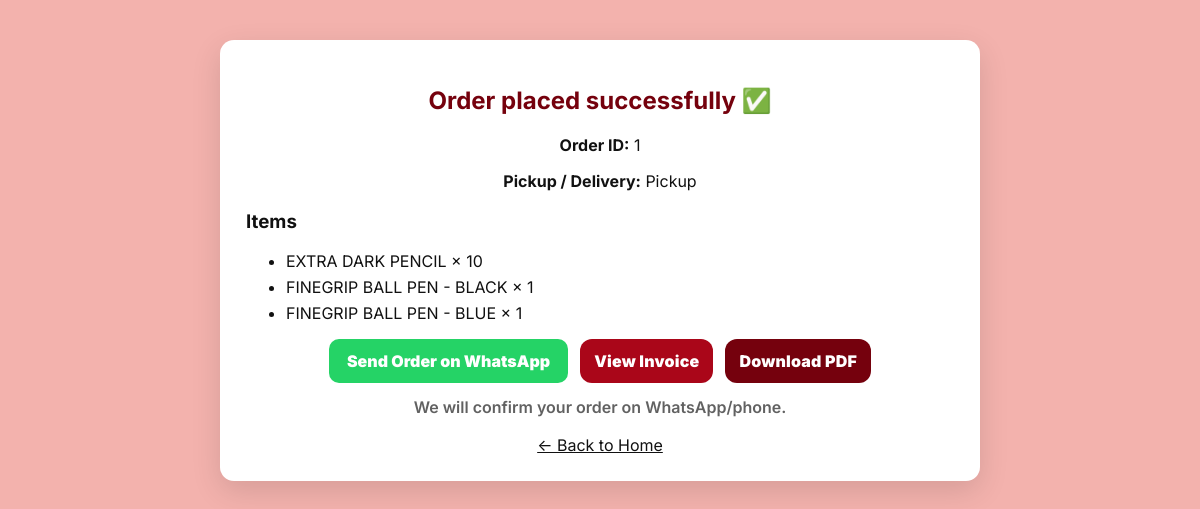
Screenshot of /order/success/1/ (signed in) with the database file from the repository.
### orders/models.py (models this page shows, shortened)
class Order(models.Model):
    FULFILLMENT_CHOICES = [
        ("pickup", "Pickup"),
        ("delivery", "Delivery"),
        ("both", "Pickup or Delivery"),
    ]
    STATUS_CHOICES = [
        ("New", "New"),
        ("Confirmed", "Confirmed"),
        ("Packed", "Packed"),
        ("Out for Delivery", "Out for Delivery"),
        ("Delivered", "Delivered"),
        ("Cancelled", "Cancelled"),
    ]
    user = models.ForeignKey(User, on_delete=models.CASCADE)
    fulfillment = models.CharField(max_length=20, choices=FULFILLMENT_CHOICES, default="pickup")
    phone = models.CharField(max_length=20, blank=True)
    whatsapp = models.CharField(max_length=20, blank=True)  # customer whatsapp
    address = models.TextField(blank=True)
    notes = models.TextField(blank=True)
    status = models.CharField(max_length=30, choices=STATUS_CHOICES, default="New")
    created_at = models.DateTimeField(auto_now_add=True)

class OrderItem(models.Model):
    order = models.ForeignKey(Order, on_delete=models.CASCADE, related_name="items")
    product = models.ForeignKey(Product, on_delete=models.PROTECT)
    qty = models.PositiveIntegerField(default=1)

### catalog/models.py (models this page shows, shortened)
class Product(models.Model):
    brand = models.ForeignKey(Brand, on_delete=models.PROTECT, related_name="products")
    category = models.ForeignKey(Category, on_delete=models.PROTECT, related_name="products")
    name = models.CharField(max_length=200)                       # English name
    name_te = models.CharField(max_length=220, blank=True)         # Telugu name
    description = models.TextField(blank=True)                     # English
    description_te = models.TextField(blank=True)                  # Telugu
    price = models.DecimalField(max_digits=10, decimal_places=2)
    stock_quantity = models.PositiveIntegerField(default=0)
    image = models.ImageField(upload_to="products/", blank=True, null=True)  # main image
    is_active = models.BooleanField(default=True)
    created_at = models.DateTimeField(auto_now_add=True)
    updated_at = models.DateTimeField(auto_now=True)
    class Meta:
        ordering = ["name"]

### orders/views.py (the view)
# urls.py: path("order/success/<int:order_id>/", views.order_success, name="order_success"),
@login_required
def order_success(request, order_id):
    order = get_object_or_404(Order, id=order_id, user=request.user)
    lines = []
    lines.append(f"New Order #{order.id}")
    lines.append(f"Customer: {order.user.username}")
    lines.append(f"Phone: {order.phone}")
    lines.append(f"Customer WhatsApp: {order.whatsapp}")
    lines.append(f"Fulfillment: {order.get_fulfillment_display()}")
    if order.address:
        lines.append(f"Address: {order.address}")
    if order.notes:
        lines.append(f"Notes: {order.notes}")
    lines.append("")
    lines.append("Items:")
    for item in order.items.all():
        lines.append(f"- {item.product.name} × {item.qty}")
    lines.append("")
    lines.append("Please confirm this order.")
    message = "\n".join(lines)
    shop_url = f"https://wa.me/{digits_only(settings.WHATSAPP_ORDER_NUMBER)}?text={urllib.parse.quote(message)}"
    return render(request, "orders/order_success.html", {
        "order": order,
        "whatsapp_url": shop_url
    })

### orders/views.py (called while the page is built)
def digits_only(s: str) -> str:
    return "".join(ch for ch in (s or "") if ch.isdigit())

### orders/templates/orders/order_success.html (shortened to what this page needs)
{% load static %}
<!DOCTYPE html>
<html>
<head>
  <link rel="stylesheet" href="{% static 'core/styles.css' %}">
</head>
<body>
<div class="wrap">
  <div class="container">
    <div class="panel">
      <h2>Order placed successfully ✅</h2>
      <p><b>Order ID:</b> {{ order.id }}</p>
      <p><b>Pickup / Delivery:</b> {{ order.get_fulfillment_display }}</p>
      <div class="items">
        <h3>Items</h3>
        <ul>
          {% for item in order.items.all %}
            <li>{{ item.product.name }} × {{ item.qty }}</li>
          {% endfor %}
        </ul>
      </div>
      <div class="btnrow">
        <a class="whatsapp-btn" href="{{ whatsapp_url }}" target="_blank">Send Order on WhatsApp</a>
        <a class="btn secondary" href="{% url 'invoice_view' order.id %}">View Invoice</a>
        <a class="btn" href="{% url 'invoice_pdf' order.id %}">Download PDF</a>
      </div>
      <p class="muted" style="margin-top:14px;">
        We will confirm your order on WhatsApp/phone.
      </p>
      <div style="margin-top:18px;">
        <a href="/">← Back to Home</a>
      </div>
    </div>
  </div>
</div>
</body>
</html>

### core/static/core/styles.css (style rules this page uses)
:root { --bg: #f3b2ad; --c1: #75010d; --c2: #aa0619; --c3: #df0b26; --white: #ffffff; --ink: #111111; --muted: rgba(0,0,0,0.62); --border: rgba(0,0,0,0.10); --shadow1: 0 10px 26px rgba(0,0,0,0.10); --shadow2: 0 14px 38px rgba(0,0,0,0.14); --radius: 14px; --radius2: 10px; }
* { box-sizing: border-box; }
html, body { height: 100%; }
body { margin: 0; background: var(--bg); color: var(--ink); font-family: "Inter", system-ui, -apple-system, Segoe UI, Roboto, Arial, sans-serif; text-rendering: optimizeLegibility; -webkit-font-smoothing: antialiased; -moz-osx-font-smoothing: grayscale; }
a { color: inherit; }
.container { width: min(1200px, calc(100% - 32px)); margin: 0 auto; }
.page, main, .wrap { padding: 18px 0 28px; }
button, .btn, a.btn { border: none; cursor: pointer; border-radius: 12px; padding: 10px 14px; font-weight: 900; letter-spacing: 0.2px; background: var(--c1); color: var(--white); transition: transform .15s ease, filter .15s ease; text-decoration: none; display: inline-flex; align-items: center; justify-content: center; }
.btn.secondary, a.btn.secondary { background: var(--c2); }
.muted { color: var(--muted); font-weight: 600; }

### orders/templates/orders/order_success.html (style rules this page uses)
.wrap { min-height:100vh; padding:40px 0; }
.panel { background:#fff; border-radius:14px; padding:26px; box-shadow:0 10px 30px rgba(0,0,0,.12); max-width:760px; margin:auto; text-align:center; }
.panel h2 { color:#75010d; }
.items { text-align:left; margin:16px 0; }
.items li { margin:6px 0; }
.btnrow { display:flex; gap:12px; flex-wrap:wrap; justify-content:center; margin-top:14px; }
.whatsapp-btn { display:inline-block; padding:12px 18px; background:#25D366; color:#fff; border-radius:10px; font-weight:900; text-decoration:none; }
.btn { display:inline-block; padding:12px 18px; background:#75010d; color:#fff; border-radius:10px; font-weight:900; text-decoration:none; }
.btn.secondary { background:#aa0619; }

### rows the page displays
Order: id "1", fulfillment "Pickup"
OrderItem: product.name "EXTRA DARK PENCIL", qty "10"
OrderItem: product.name "FINEGRIP BALL PEN - BLACK", qty "1"
OrderItem: product.name "FINEGRIP BALL PEN - BLUE", qty "1"
